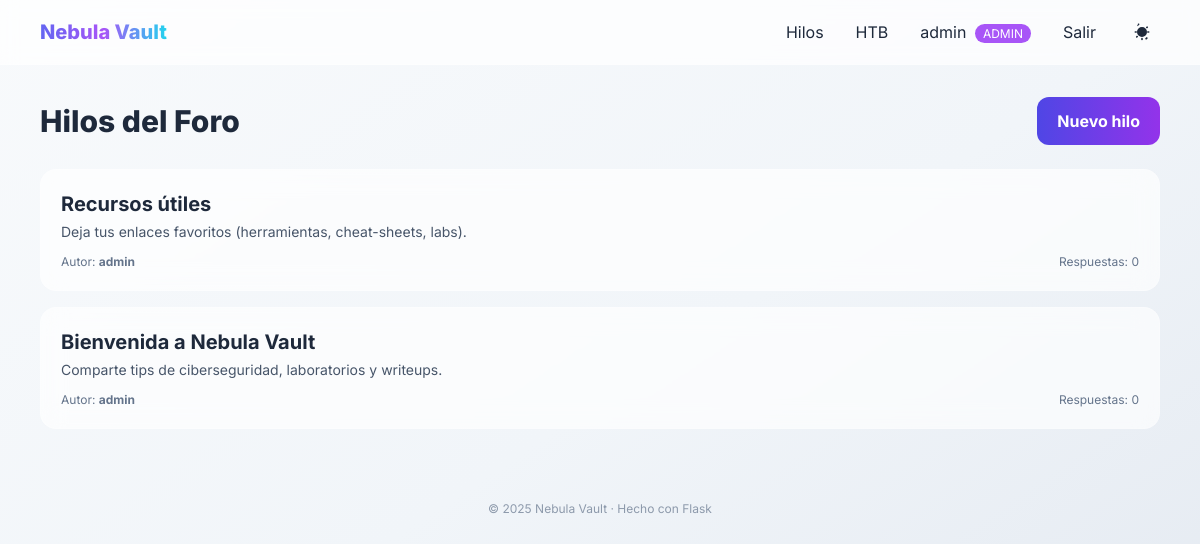
/threads (signed in), run on the app's committed database.
### tables this page shows
CREATE TABLE threads (
            id INTEGER PRIMARY KEY AUTOINCREMENT,
            title TEXT NOT NULL,
            content TEXT NOT NULL,
            author TEXT NOT NULL,
            created_at TEXT DEFAULT CURRENT_TIMESTAMP
        );

### app.py (the view)
@app.route("/threads")
def threads():
    if not session.get("user"):
        return redirect(url_for("login"))
    db = get_db()
    cur = db.cursor()
    cur.execute(
        """
        SELECT t.*, COUNT(r.id) AS reply_count
        FROM threads t
        LEFT JOIN replies r ON r.thread_id = t.id
        GROUP BY t.id
        ORDER BY t.id DESC
        """
    )
    rows = cur.fetchall()
    return render_template("threads.html", threads=rows, title="Hilos")

### app.py (called while the page is built)
def get_db():
    db = sqlite3.connect(DB_PATH)
    db.row_factory = sqlite3.Row
    return db

### templates/threads.html
{% extends 'base.html' %}
{% block content %}
<div class="flex items-center justify-between mb-6">
  <h2 class="text-2xl md:text-3xl font-extrabold">Hilos del Foro</h2>
  <a href="{{ url_for('create_thread') }}" class="px-5 py-3 rounded-xl font-bold text-white bg-gradient-to-r from-indigo-600 to-purple-600 lift">Nuevo hilo</a>
</div>
<div class="grid gap-4">
  {% for thread in threads %}
    <a href="{{ url_for('thread_detail', id=thread['id']) }}" class="glass rounded-2xl p-5 border border-white/20 lift block">
      <h3 class="text-lg md:text-xl font-bold mb-1">{{ thread['title'] }}</h3>
      <p class="text-sm text-slate-600 dark:text-slate-300 clamp-2">{{ thread['content'] }}</p>
      <div class="mt-3 flex items-center justify-between text-xs text-slate-500 dark:text-slate-400">
        <span>Autor: <strong>{{ thread['author'] }}</strong></span>
        <span>Respuestas: {{ thread['reply_count'] }}</span>
      </div>
    </a>
  {% else %}
    <div class="text-slate-600 dark:text-slate-300">Aún no hay hilos. ¡Crea el primero!</div>
  {% endfor %}
</div>
{% endblock %}

### static/style.css (style rules this page uses)
:root { --ring: 0 0% 100%; }
body { transition: background-color .4s ease, color .4s ease; }
.glass { backdrop-filter: blur(12px); -webkit-backdrop-filter: blur(12px); background: rgba(255,255,255,.65); }
.lift { transition: transform .2s ease, box-shadow .2s ease; }
.clamp-2 { display: -webkit-box; -webkit-line-clamp: 2; -webkit-box-orient: vertical; overflow: hidden; }

### templates/base.html (style rules this page uses)
body { font-family:Inter,ui-sans-serif,system-ui; }

### data on the page
threads: title "Recursos útiles", content "Deja tus enlaces favoritos (herramientas, cheat-sheets, labs).", author "admin", reply_count "0"
threads: title "Bienvenida a Nebula Vault", content "Comparte tips de ciberseguridad, laboratorios y writeups.", author "admin", reply_count "0"

### other printed values
{{ session['user'] }} "admin"
